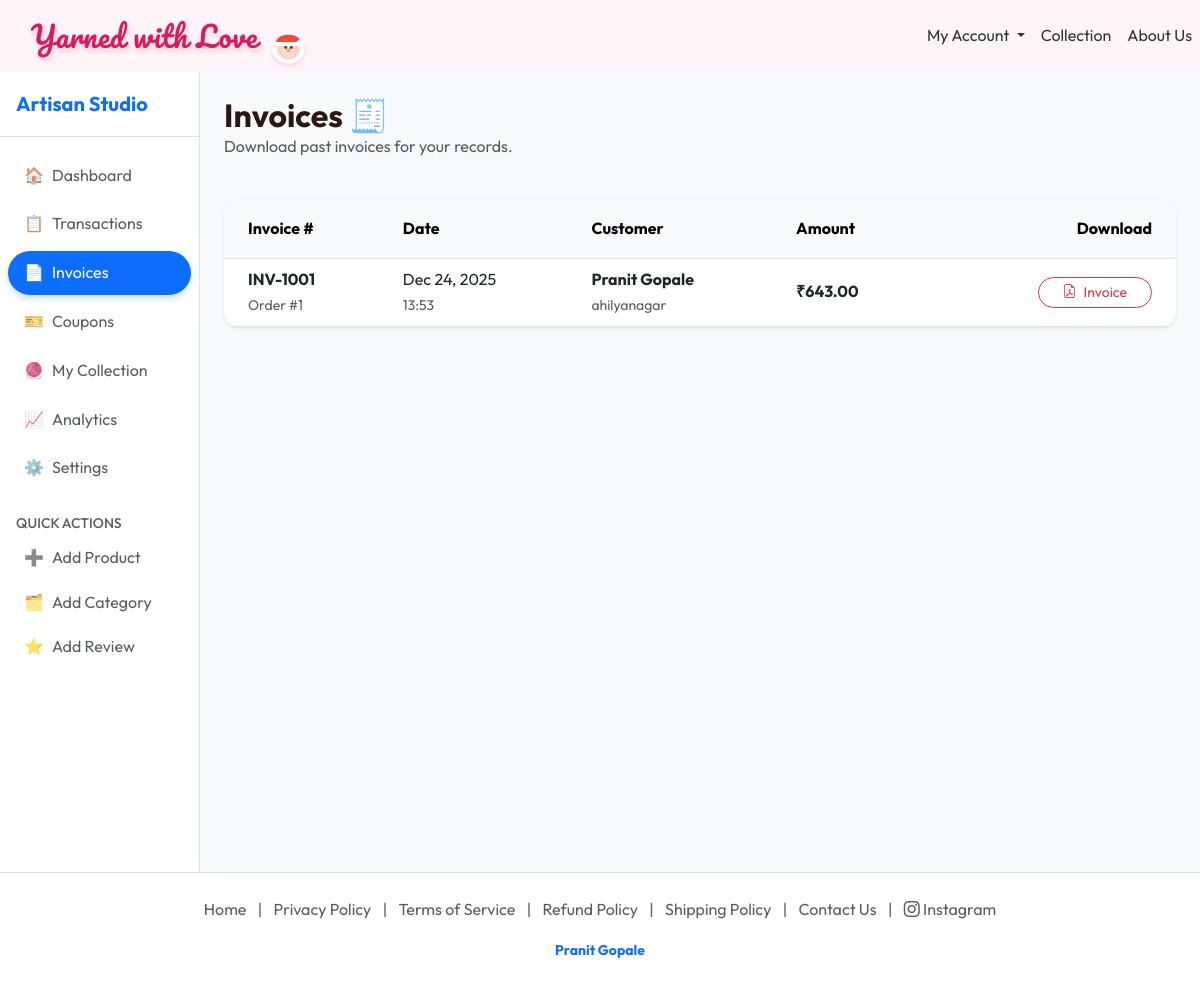
The page /artisan/invoices/ (signed in) on the database its author committed.
### store/models.py (models this page shows, shortened)
class Order(models.Model):
    STATUS_CHOICES = [
        ('PENDING', 'Pending'),
        ('PAYMENT_REVIEW', 'Payment Verification Pending'),
        ('PAYMENT_VERIFIED', 'Payment Verified/Received'),
        ('IN_PROGRESS', 'In Progress'),
        ('FINISHING', 'Finishing Touches'),
        ('READY', 'Ready for Shipping'),
        ('SHIPPED', 'Shipped'),
        ('COMPLETED', 'Completed'),
        ('CANCELLED', 'Cancelled'),
    ]
    customer = models.ForeignKey(settings.AUTH_USER_MODEL, on_delete=models.CASCADE, related_name='orders')
    full_name = models.CharField(max_length=100, blank=True)
    email = models.EmailField(blank=True)
    phone_number = models.CharField(max_length=15, blank=True)
    shipping_address = models.TextField(blank=True)
    landmark = models.CharField(max_length=200, blank=True, help_text="Nearby landmark (Optional)")
    city = models.CharField(max_length=100, blank=True)
    state = models.CharField(max_length=100, blank=True)
    zip_code = models.CharField(max_length=20, blank=True)
    payment_screenshot = models.ImageField(upload_to='payment_screenshots/', blank=True, null=True)
    payment_timestamp = models.DateTimeField(blank=True, null=True)
    status = models.CharField(max_length=20, choices=STATUS_CHOICES, default='PENDING')
    customization_notes = models.TextField(blank=True, help_text="Special requests from the customer")
    created_at = models.DateTimeField(auto_now_add=True)
    updated_at = models.DateTimeField(auto_now=True)
    tracking_id = models.UUIDField(default=uuid.uuid4, editable=False, unique=True)
    coupon = models.ForeignKey('Coupon', on_delete=models.SET_NULL, null=True, blank=True)
    discount_amount = models.DecimalField(max_digits=10, decimal_places=2, default=0.00)
    shipping_fee = models.DecimalField(max_digits=10, decimal_places=2, default=0.00)
    class Meta:
        ordering = ['-created_at']
        indexes = [
            models.Index(fields=['customer', '-created_at']),
            models.Index(fields=['tracking_id']),
            models.Index(fields=['status']),
        ]
    def get_total_price(self):
        total = sum(item.price_at_purchase * item.quantity for item in self.items.all())
        return total - self.discount_amount + self.shipping_fee

class OrderItem(models.Model):
    order = models.ForeignKey(Order, on_delete=models.CASCADE, related_name='items')
    product = models.ForeignKey(Product, on_delete=models.PROTECT) # Don't delete order history if product is deleted
    quantity = models.PositiveIntegerField(default=1, validators=[MinValueValidator(1)])
    price_at_purchase = models.DecimalField(max_digits=10, decimal_places=2, validators=[MinValueValidator(0.01)], help_text="Price of the product at the time of purchase")
    class Meta:
        unique_together = ['order', 'product']
        indexes = [
            models.Index(fields=['order']),
        ]

### users/models.py (models this page shows, shortened)
class CustomUser(AbstractUser):
    is_artisan = models.BooleanField(default=False, help_text="Designates whether this user is an artisan/maker.")
    bio = models.TextField(blank=True, help_text="Short bio for the artisan.")
    profile_image = models.ImageField(upload_to='profiles/', blank=True, null=True)
    vacation_mode = models.BooleanField(default=False, help_text="Temporarily disable products from showing in the marketplace.")
    phone_number = models.CharField(max_length=15, blank=True, null=True, help_text="Contact number for orders.")
    payment_qr_code = models.ImageField(upload_to='payment_qrs/', blank=True, null=True, help_text="QR Code for receiving payments.")
    class Meta:
        indexes = [
            models.Index(fields=['is_artisan']),
        ]
    def get_display_name(self):
        if self.first_name and self.last_name:
            return f"{self.first_name} {self.last_name}"
        return self.username

### store/views.py (the view)
# urls.py: path('artisan/invoices/', views.artisan_invoices, name='artisan_invoices'),
@login_required
@user_passes_test(lambda u: u.is_artisan)
def artisan_invoices(request):
    orders = Order.objects.filter(items__product__artisan=request.user).distinct().order_by('-created_at')
    return render(request, 'store/artisan_invoices.html', {'orders': orders})

### users/context_processors.py (called while the page is built)
def artisan_global_data(request):
    if request.user.is_authenticated and request.user.is_artisan:
        return {
            'my_products': Product.objects.filter(artisan=request.user)
        }
    return {}

### templates/store/artisan_invoices.html (shortened to what this page needs)
{% extends 'store/artisan_base.html' %}
{% load static %}
{% block artisan_content %}
<div class="d-flex justify-content-between align-items-center mb-4">
    <div>
        <h2 class="fw-bold mb-0">Invoices 🧾</h2>
        <p class="text-muted">Download past invoices for your records.</p>
    </div>
</div>
<div class="card border-0 shadow-sm rounded-4 overflow-hidden">
    <div class="table-responsive">
        <table class="table table-hover align-middle mb-0">
            <thead class="table-light">
                <tr>
                    <th class="ps-4 py-3">Invoice #</th>
                    <th class="py-3">Date</th>
                    <th class="py-3">Customer</th>
                    <th class="py-3">Amount</th>
                    <th class="py-3 text-end pe-4">Download</th>
                </tr>
            </thead>
            <tbody>
                {% for order in orders %}
                <tr>
                    <td class="ps-4">
                        <div class="fw-bold text-dark">INV-{{ order.id|add:1000 }}</div>
                        <small class="text-muted">Order #{{ order.id }}</small>
                    </td>
                    <td>
                        {{ order.created_at|date:"M d, Y" }}<br>
                        <small class="text-muted">{{ order.created_at|date:"H:i" }}</small>
                    </td>
                    <td>
                        <div class="fw-bold">{{ order.full_name|default:order.customer.get_display_name }}</div>
                        {% if order.city %}<small class="text-muted">{{ order.city }}</small>{% endif %}
                    </td>
                    <td class="fw-bold">₹{{ order.get_total_price }}</td>
                    <td class="text-end pe-4">
                        <a href="{% url 'download_invoice' order.pk %}" target="_blank"
                            class="btn btn-sm btn-outline-danger rounded-pill px-4">
                            <i class="bi bi-file-earmark-pdf me-1"></i> Invoice
                        </a>
                    </td>
                </tr>
                {% endfor %}
            </tbody>
        </table>
    </div>
</div>
{% endblock %}

### static/css/style.css (style rules this page uses)
:root { --primary-color: #d47fa6; --secondary-color: #ff9eb7; --accent-color: #eebbce; --bg-light: #fff5f9; --text-dark: #2c1810; --white: #ffffff; --shadow: 0 10px 30px rgba(212, 127, 166, 0.15); }
body { font-family: 'Outfit', sans-serif; color: var(--text-dark); background-color: var(--bg-light); margin: 0; line-height: 1.6; }
a { text-decoration: none; color: inherit; transition: 0.3s; }

### rows shown on the page
Order: id|add "1001", id "1", created_at "Dec 24, 2025", created_at "13:53", full_name "Pranit Gopale", city "ahilyanagar", get_total_price "643.00"
